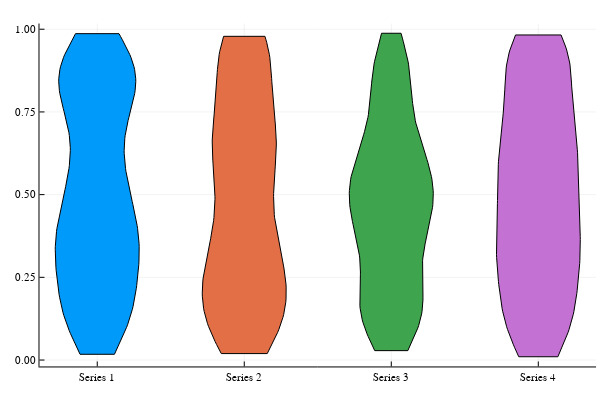

Notebook code for this chart:
### Code cell
y = rand(100, 4) # Four series of 100 points each
violin(["Series 1" "Series 2" "Series 3" "Series 4"], y, leg = false)

### Figure 1 — Plotly figure (JSON) as saved in the notebook; plotly's stock layout.template omitted (floating-point values rounded to 4 significant figures; data arrays with more than 128 entries replaced by an {"elided": "..."} marker saying what was removed)
{"data": [{"fill": "tozeroy", "fillcolor": "rgba(0, 154, 250, 1.000)", "hoverinfo": "none", "legendgroup": "y1", "line": {"color": "rgba(0, 0, 0, 1.000)", "dash": "solid", "width": 1}, "mode": "lines", "name": "y1", "showlegend": true, "type": "scatter", "x": {"elided": "217 float values"}, "xaxis": "x1", "y": {"elided": "217 float values"}, "yaxis": "y1"}, {"fill": "tozeroy", "fillcolor": "rgba(227, 111, 71, 1.000)", "hoverinfo": "none", "legendgroup": "y2", "line": {"color": "rgba(0, 0, 0, 1.000)", "dash": "solid", "width": 1}, "mode": "lines", "name": "y2", "showlegend": true, "type": "scatter", "x": {"elided": "213 float values"}, "xaxis": "x1", "y": {"elided": "213 float values"}, "yaxis": "y1"}, {"fill": "tozeroy", "fillcolor": "rgba(62, 164, 78, 1.000)", "hoverinfo": "none", "legendgroup": "y3", "line": {"color": "rgba(0, 0, 0, 1.000)", "dash": "solid", "width": 1}, "mode": "lines", "name": "y3", "showlegend": true, "type": "scatter", "x": {"elided": "229 float values"}, "xaxis": "x1", "y": {"elided": "229 float values"}, "yaxis": "y1"}, {"fill": "tozeroy", "fillcolor": "rgba(195, 113, 210, 1.000)", "hoverinfo": "none", "legendgroup": "y4", "line": {"color": "rgba(0, 0, 0, 1.000)", "dash": "solid", "width": 1}, "mode": "lines", "name": "y4", "showlegend": true, "type": "scatter", "x": {"elided": "217 float values"}, "xaxis": "x1", "y": {"elided": "217 float values"}, "yaxis": "y1"}], "layout": {"annotations": [], "height": 400, "margin": {"b": 20, "l": 0, "r": 0, "t": 20}, "paper_bgcolor": "rgba(255, 255, 255, 1.000)", "plot_bgcolor": "rgba(255, 255, 255, 1.000)", "showlegend": false, "width": 600, "xaxis": {"anchor": "y", "domain": [0.06582, 0.9934], "gridcolor": "rgba(0, 0, 0, 0.100)", "gridwidth": 0.5, "linecolor": "rgba(0, 0, 0, 1.000)", "mirror": false, "range": [-0.05, 5.25], "showgrid": true, "showline": true, "showticklabels": true, "tickangle": 0, "tickcolor": "rgb(0, 0, 0)", "tickfont": {"color": "rgba(0, 0, 0, 1.000)", "family": "sans-serif", "size": 11}, "tickmode": "array", "ticks": "inside", "ticktext": ["Series 1", "Series 2", "Series 3", "Series 4"], "tickvals": [0.5, 1.9, 3.3, 4.7], "title": "", "titlefont": {"color": "rgba(0, 0, 0, 1.000)", "family": "sans-serif", "size": 15}, "type": "-", "visible": true, "zeroline": false, "zerolinecolor": "rgba(0, 0, 0, 1.000)"}, "yaxis": {"anchor": "x", "domain": [0.03762, 0.9902], "gridcolor": "rgba(0, 0, 0, 0.100)", "gridwidth": 0.5, "linecolor": "rgba(0, 0, 0, 1.000)", "mirror": false, "range": [-0.01943, 1.017], "showgrid": true, "showline": true, "showticklabels": true, "tickangle": 0, "tickcolor": "rgb(0, 0, 0)", "tickfont": {"color": "rgba(0, 0, 0, 1.000)", "family": "sans-serif", "size": 11}, "tickmode": "array", "ticks": "inside", "ticktext": ["0.00", "0.25", "0.50", "0.75", "1.00"], "tickvals": [0, 0.25, 0.5, 0.75, 1], "title": "", "titlefont": {"color": "rgba(0, 0, 0, 1.000)", "family": "sans-serif", "size": 15}, "type": "-", "visible": true, "zeroline": false, "zerolinecolor": "rgba(0, 0, 0, 1.000)"}}}
